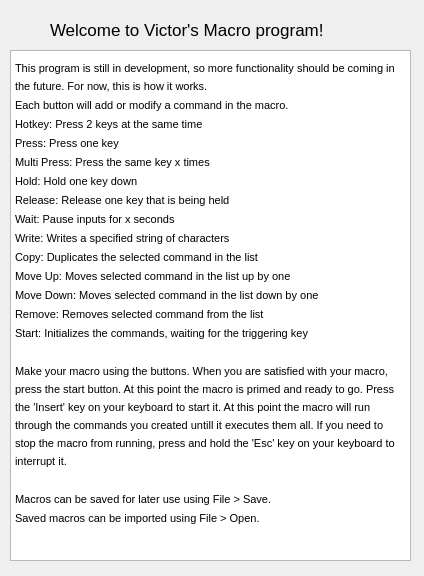
<?xml version="1.0" encoding="UTF-8"?>
<ui version="4.0">
 <class>Instructions</class>
 <widget class="QDialog" name="Instructions">
  <property name="geometry">
   <rect>
    <x>0</x>
    <y>0</y>
    <width>424</width>
    <height>576</height>
   </rect>
  </property>
  <property name="windowTitle">
   <string>Instructions</string>
  </property>
  <widget class="QTextBrowser" name="textBrowser">
   <property name="geometry">
    <rect>
     <x>10</x>
     <y>50</y>
     <width>401</width>
     <height>511</height>
    </rect>
   </property>
   <property name="html">
    <string>&lt;!DOCTYPE HTML PUBLIC &quot;-//W3C//DTD HTML 4.0//EN&quot; &quot;http://www.w3.org/TR/REC-html40/strict.dtd&quot;&gt;
&lt;html&gt;&lt;head&gt;&lt;meta name=&quot;qrichtext&quot; content=&quot;1&quot; /&gt;&lt;style type=&quot;text/css&quot;&gt;
p, li { white-space: pre-wrap; }
&lt;/style&gt;&lt;/head&gt;&lt;body style=&quot; font-family:'MS Shell Dlg 2'; font-size:8.25pt; font-weight:400; font-style:normal;&quot;&gt;
&lt;p style=&quot; margin-top:0px; margin-bottom:0px; margin-left:0px; margin-right:0px; -qt-block-indent:0; text-indent:0px;&quot;&gt;&lt;span style=&quot; font-size:12pt; vertical-align:sub;&quot;&gt;This program is still in development, so more functionality should be coming in the future. For now, this is how it works.&lt;/span&gt;&lt;/p&gt;
&lt;p style=&quot; margin-top:0px; margin-bottom:0px; margin-left:0px; margin-right:0px; -qt-block-indent:0; text-indent:0px;&quot;&gt;&lt;span style=&quot; font-size:12pt; vertical-align:sub;&quot;&gt;Each button will add or modify a command in the macro.&lt;/span&gt;&lt;/p&gt;
&lt;p style=&quot; margin-top:0px; margin-bottom:0px; margin-left:0px; margin-right:0px; -qt-block-indent:0; text-indent:0px;&quot;&gt;&lt;span style=&quot; font-size:12pt; vertical-align:sub;&quot;&gt;Hotkey: Press 2 keys at the same time&lt;/span&gt;&lt;/p&gt;
&lt;p style=&quot; margin-top:0px; margin-bottom:0px; margin-left:0px; margin-right:0px; -qt-block-indent:0; text-indent:0px;&quot;&gt;&lt;span style=&quot; font-size:12pt; vertical-align:sub;&quot;&gt;Press: Press one key&lt;/span&gt;&lt;/p&gt;
&lt;p style=&quot; margin-top:0px; margin-bottom:0px; margin-left:0px; margin-right:0px; -qt-block-indent:0; text-indent:0px;&quot;&gt;&lt;span style=&quot; font-size:12pt; vertical-align:sub;&quot;&gt;Multi Press: Press the same key x times&lt;/span&gt;&lt;/p&gt;
&lt;p style=&quot; margin-top:0px; margin-bottom:0px; margin-left:0px; margin-right:0px; -qt-block-indent:0; text-indent:0px;&quot;&gt;&lt;span style=&quot; font-size:12pt; vertical-align:sub;&quot;&gt;Hold: Hold one key down&lt;/span&gt;&lt;/p&gt;
&lt;p style=&quot; margin-top:0px; margin-bottom:0px; margin-left:0px; margin-right:0px; -qt-block-indent:0; text-indent:0px;&quot;&gt;&lt;span style=&quot; font-size:12pt; vertical-align:sub;&quot;&gt;Release: Release one key that is being held&lt;/span&gt;&lt;/p&gt;
&lt;p style=&quot; margin-top:0px; margin-bottom:0px; margin-left:0px; margin-right:0px; -qt-block-indent:0; text-indent:0px;&quot;&gt;&lt;span style=&quot; font-size:12pt; vertical-align:sub;&quot;&gt;Wait: Pause inputs for x seconds&lt;/span&gt;&lt;/p&gt;
&lt;p style=&quot; margin-top:0px; margin-bottom:0px; margin-left:0px; margin-right:0px; -qt-block-indent:0; text-indent:0px;&quot;&gt;&lt;span style=&quot; font-size:12pt; vertical-align:sub;&quot;&gt;Write: Writes a specified string of characters&lt;/span&gt;&lt;/p&gt;
&lt;p style=&quot; margin-top:0px; margin-bottom:0px; margin-left:0px; margin-right:0px; -qt-block-indent:0; text-indent:0px;&quot;&gt;&lt;span style=&quot; font-size:12pt; vertical-align:sub;&quot;&gt;Copy: Duplicates the selected command in the list&lt;/span&gt;&lt;/p&gt;
&lt;p style=&quot; margin-top:0px; margin-bottom:0px; margin-left:0px; margin-right:0px; -qt-block-indent:0; text-indent:0px;&quot;&gt;&lt;span style=&quot; font-size:12pt; vertical-align:sub;&quot;&gt;Move Up: Moves selected command in the list up by one&lt;/span&gt;&lt;/p&gt;
&lt;p style=&quot; margin-top:0px; margin-bottom:0px; margin-left:0px; margin-right:0px; -qt-block-indent:0; text-indent:0px;&quot;&gt;&lt;span style=&quot; font-size:12pt; vertical-align:sub;&quot;&gt;Move Down: Moves selected command in the list down by one&lt;/span&gt;&lt;/p&gt;
&lt;p style=&quot; margin-top:0px; margin-bottom:0px; margin-left:0px; margin-right:0px; -qt-block-indent:0; text-indent:0px;&quot;&gt;&lt;span style=&quot; font-size:12pt; vertical-align:sub;&quot;&gt;Remove: Removes selected command from the list&lt;/span&gt;&lt;/p&gt;
&lt;p style=&quot; margin-top:0px; margin-bottom:0px; margin-left:0px; margin-right:0px; -qt-block-indent:0; text-indent:0px;&quot;&gt;&lt;span style=&quot; font-size:12pt; vertical-align:sub;&quot;&gt;Start: Initializes the commands, waiting for the triggering key&lt;/span&gt;&lt;/p&gt;
&lt;p style=&quot;-qt-paragraph-type:empty; margin-top:0px; margin-bottom:0px; margin-left:0px; margin-right:0px; -qt-block-indent:0; text-indent:0px; font-size:12pt; vertical-align:sub;&quot;&gt;&lt;br /&gt;&lt;/p&gt;
&lt;p style=&quot; margin-top:0px; margin-bottom:0px; margin-left:0px; margin-right:0px; -qt-block-indent:0; text-indent:0px;&quot;&gt;&lt;span style=&quot; font-size:12pt; vertical-align:sub;&quot;&gt;Make your macro using the buttons. When you are satisfied with your macro, press the start button. At this point the macro is primed and ready to go. Press the 'Insert' key on your keyboard to start it. At this point the macro will run through the commands you created untill it executes them all. If you need to stop the macro from running, press and hold the 'Esc' key on your keyboard to interrupt it.&lt;/span&gt;&lt;/p&gt;
&lt;p style=&quot;-qt-paragraph-type:empty; margin-top:0px; margin-bottom:0px; margin-left:0px; margin-right:0px; -qt-block-indent:0; text-indent:0px; font-size:12pt; vertical-align:sub;&quot;&gt;&lt;br /&gt;&lt;/p&gt;
&lt;p style=&quot; margin-top:0px; margin-bottom:0px; margin-left:0px; margin-right:0px; -qt-block-indent:0; text-indent:0px;&quot;&gt;&lt;span style=&quot; font-size:12pt; vertical-align:sub;&quot;&gt;Macros can be saved for later use using File &amp;gt; Save.&lt;/span&gt;&lt;/p&gt;
&lt;p style=&quot; margin-top:0px; margin-bottom:0px; margin-left:0px; margin-right:0px; -qt-block-indent:0; text-indent:0px;&quot;&gt;&lt;span style=&quot; font-size:12pt; vertical-align:sub;&quot;&gt;Saved macros can be imported using File &amp;gt; Open.&lt;/span&gt;&lt;/p&gt;
&lt;p style=&quot;-qt-paragraph-type:empty; margin-top:0px; margin-bottom:0px; margin-left:0px; margin-right:0px; -qt-block-indent:0; text-indent:0px; font-size:12pt; vertical-align:sub;&quot;&gt;&lt;br /&gt;&lt;/p&gt;&lt;/body&gt;&lt;/html&gt;</string>
   </property>
  </widget>
  <widget class="QLabel" name="label">
   <property name="geometry">
    <rect>
     <x>50</x>
     <y>20</y>
     <width>281</width>
     <height>21</height>
    </rect>
   </property>
   <property name="font">
    <font>
     <pointsize>13</pointsize>
    </font>
   </property>
   <property name="text">
    <string>Welcome to Victor's Macro program!</string>
   </property>
   <property name="alignment">
    <set>Qt::AlignLeading|Qt::AlignLeft|Qt::AlignTop</set>
   </property>
  </widget>
 </widget>
 <resources/>
 <connections/>
</ui>
